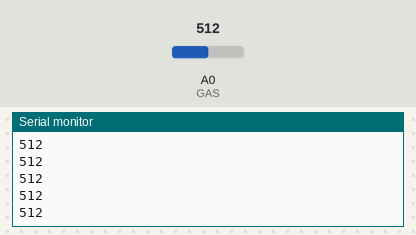
This sketch was run on a simulated Arduino Uno, built with avr-gcc and run on an emulated ATmega328P. Shown: the last lines printed to the serial monitor. Inputs (shaded band) come from the test bench; at power-on: A0 (GAS) = 512.

Above: at 1.2 s.
1.3 s: A0 (GAS) set to 716
At 1.53 s:
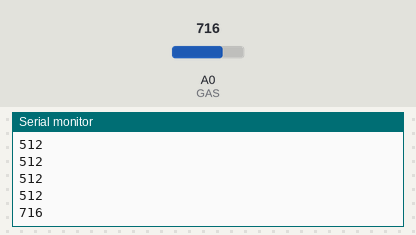
2.8 s: A0 (GAS) set to 900
At 2.87 s:
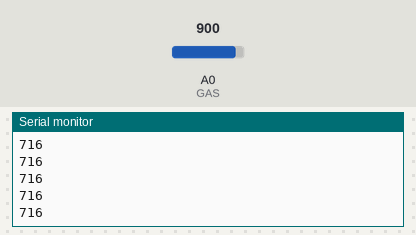
Timing chart, 0 to 5.8 s (numbered marks = the images above; inputs shaded):
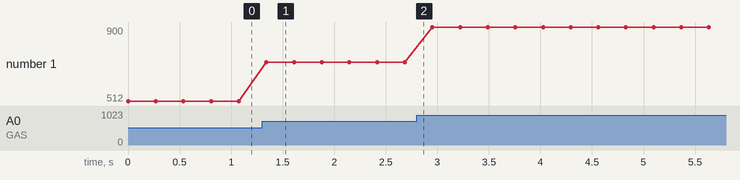

Measured:
- after the input at 1.3 s, the serial monitor: prints a new line at once (image 1)
- plotted number 1: 512 → 716 after the input at 1.3 s, 716 → 900 after the input at 2.8 s

The sketch:

moduletruyen_servo_gas.ino
```cpp
// cảm biến khí gas + A0
#include <IRremote.h>
IRsend irsend(11);
#define GAS 0
int val = 0;

void setup() {
  Serial.begin(9600);
}

void loop() {
  val = analogRead(GAS);
  Serial.println(val);
  if(val > 200){   // giá trị cảm biến khí gas > 200
    irsend.sendRC5(0x100, 8); //send 0x100 code (8 bits)
    delay(200);
  } else {
    irsend.sendRC5(0x101, 8);
    delay(200);
  }
}
```
